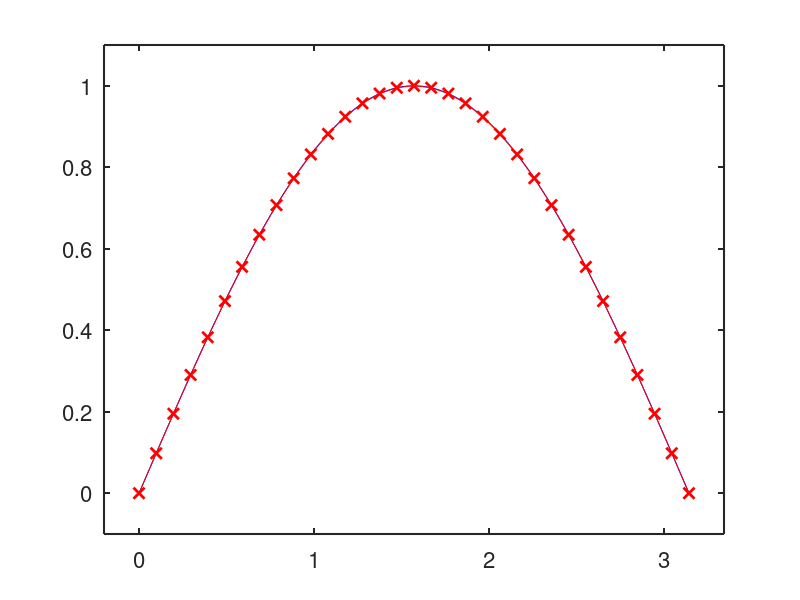
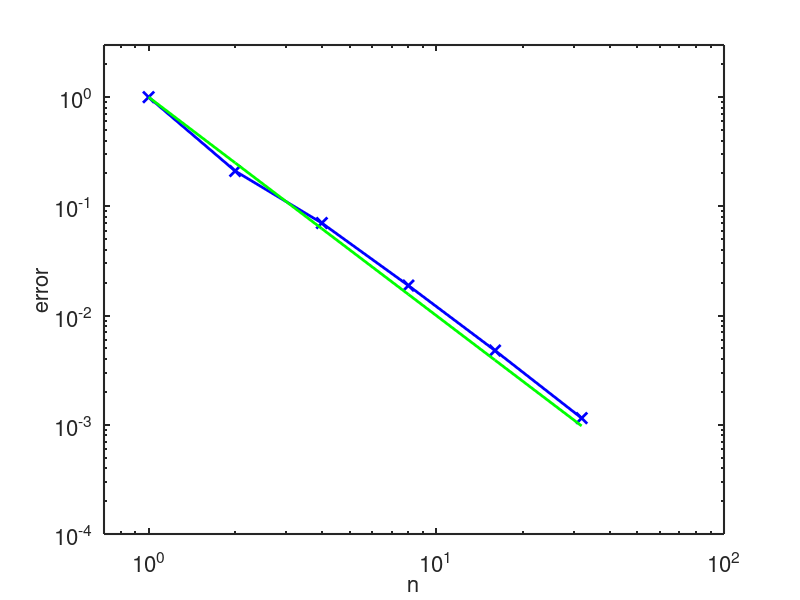

MATLAB code for these plots, in order: (Note: this script raises an error after producing the figures.)
%% Exercise 8.4
clc;clear;close all;
%% 1)
% Consider (x)=sin(x) in the interval [0, pi]: compute the interpolation 
% with n = 1,2,4,8,16,32 elements, find the error in infinity norm 
% and verify it converges quadratically with the distance between two nodes h.
a = 0; b = pi; f = @(x) sin(x);
x_plot = linspace(a, b, 101);

n_vect = [1 2 4 8 16 32];

figure
for i = 1:numel(n_vect)
  n = n_vect(i);
  
  x = linspace(a, b, n+1);
  y = f(x);

  y_plot = interp1(x, y, x_plot);
  
  plot(x_plot, f(x_plot), 'b-', x_plot, y_plot, 'r-', x, y, 'rx', 'LineWidth', 2, 'MarkerSize', 8)
  axis([a-0.2 b+0.2 -0.1+min(f(x_plot)) 0.1+max(f(x_plot))])
  set(gca,'FontSize', 16)
  set(gca,'LineWidth', 1.5)
  
  error(i) = max(abs(f(x_plot) - y_plot));
  pause(1.5)
end

figure
loglog(n_vect, error, 'bx-', 'LineWidth', 2, 'MarkerSize', 8)
hold on, box on
loglog(n_vect, 1./n_vect.^2, 'g-', 'LineWidth', 2)
axis([0.7 100 1e-4 3])
set(gca,'FontSize',16)
set(gca,'LineWidth',1.5)
xlabel('n','FontSize',16)
ylabel('error','FontSize',16)
legend('error', 'O(h^2)', 'Location', 'ne');

% From the graph we can conclude that the convergence order is 2,
% as predicted by the theory.
p = -diff(log(error)) / log(2);

%% 2)
% Consider now the Runge function
% f(x) = 1/(1+(5x)^2) :
% compute the interpolation with n = 1,2,4,8,16,32 elements,
% find the error in infinity norm and verify it converges quadratically with
% the distance between two nodes h.
clear;
a = -1; b = 1;
f = @(x) 1./(1+25*x.^2); 
x_plot = linspace(a, b, 101);

n_vect = [1 2 4 8 16 32 64 128];

figure
for i = 1:numel(n_vect)
  n = n_vect(i);
  
  x = linspace(a, b, n+1);
  y = f(x);

  y_plot = interp1(x, y, x_plot);
  plot(x_plot, f(x_plot), 'b-', x_plot, y_plot, 'r-', x, y, 'rx', 'LineWidth', 2, 'MarkerSize', 8)
  axis([a-0.2 b+0.2 -0.1+min(f(x_plot)) 0.1+max(f(x_plot))])
  set(gca,'FontSize', 16)
  set(gca,'LineWidth', 1.5)
  
  error(i) = max(abs(f(x_plot) - y_plot));
  pause(1.5)
end

figure
loglog(n_vect, error, 'bx-', 'LineWidth', 2, 'MarkerSize', 8)
hold on, box on
loglog(n_vect, 1./n_vect.^2, 'g-', 'LineWidth', 2)
axis([0.7 600 1e-4 3])
set(gca,'FontSize',16)
set(gca,'LineWidth',1.5)
xlabel('n','FontSize',16)
ylabel('error','FontSize',16)
legend('error', 'O(h^2)', 'Location', 'ne');

% From the graph we can conclude that the convergence order is 2, as predicted by the theory.

p = -diff(log(error)) / log(2);
%% 3)
figure
for i = 1:numel(n_vect)
  n = n_vect(i)
  
  x = linspace(a, b, n+1);
  y = f(x);

  y_plot = spline(x, y, x_plot);
  plot(x_plot, f(x_plot), 'b-', x_plot, y_plot, 'r-', x, y, 'rx', 'LineWidth', 2, 'MarkerSize', 8)
  axis([a-0.2 b+0.2 -0.1+min(f(x_plot)) 0.1+max(f(x_plot))])
  set(gca,'FontSize', 16)
  set(gca,'LineWidth', 1.5)
  error(i) = max(abs(f(x_plot) - y_plot));
  pause(1.5)
end
